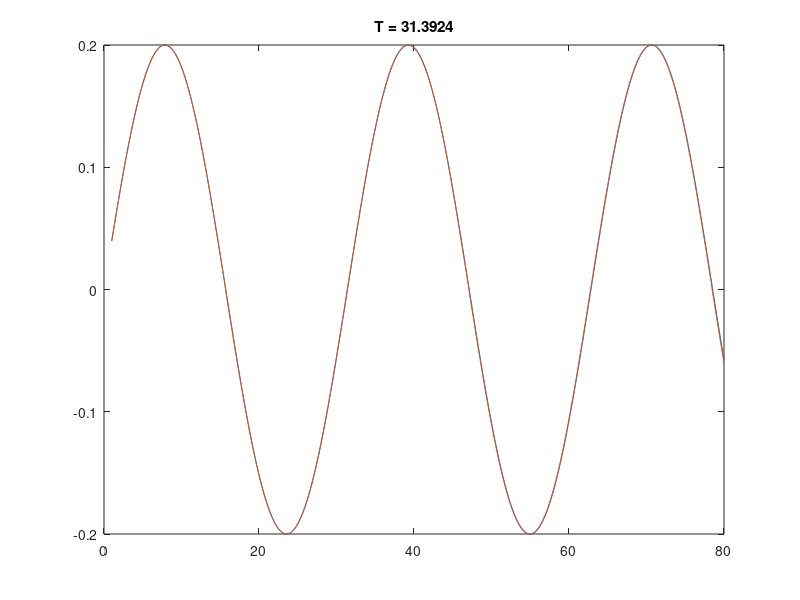

Write the MATLAB code that produced this figure.
clear,home
warning off
%% funcao
C = .2;
x = 1:.1:80;
y = C*sin(C*x);
% plot(x,y),return
%%

T = 1;
w = 2*pi/T;

s = 0;
for n = -100:100
    if n == 0
        continue
    end
    Cn = C*(-C*exp(1/2*i*n*w*T)*cos(1/2*C*T)+i*n*w*exp(1/2*i*n*w*T)*sin(1/2*C*T)+C*exp(-1/2*i*n*w*T)*cos(1/2*C*T)+i*n*w*exp(-1/2*i*n*w*T)*sin(1/2*C*T))/(n^2*w^2-C^2);
    sn = 1/T*Cn*exp(i*n*w*x);
    s = s + sn;
end
plot(x,y,x,s),drawnow

erro = norm(y-s)/norm(y);
nit = 1;
while erro > 1e-2 & nit < 1e2
    T = T + (norm(y-s))/norm(y);
    w = 2*pi/T;
    s = 0;
    for n = -1000:1000
        if n == 0
            continue
        end
        Cn = C*(-C*exp(1/2*i*n*w*T)*cos(1/2*C*T)+i*n*w*exp(1/2*i*n*w*T)*sin(1/2*C*T)+C*exp(-1/2*i*n*w*T)*cos(1/2*C*T)+i*n*w*exp(-1/2*i*n*w*T)*sin(1/2*C*T))/(n^2*w^2-C^2);
        sn = 1/T*Cn*exp(i*n*w*x);
        s = s + sn;
    end
    plot(x,y,x,s),drawnow
    erro = norm(y-s)/norm(y);
    nit = nit + 1;
end
tit = ['T = ',num2str(T)];
title(tit)